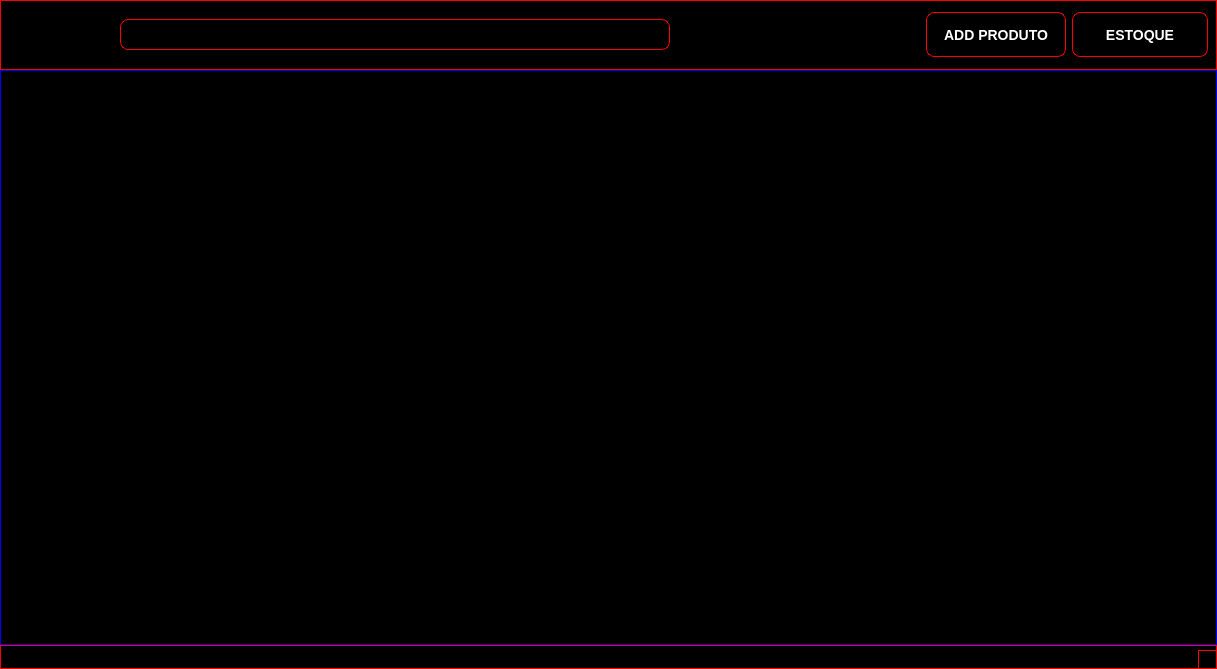
<?xml version="1.0" encoding="UTF-8"?>
<ui version="4.0">
 <class>MainWindow</class>
 <widget class="QMainWindow" name="MainWindow">
  <property name="windowModality">
   <enum>Qt::WindowModality::NonModal</enum>
  </property>
  <property name="geometry">
   <rect>
    <x>0</x>
    <y>0</y>
    <width>1217</width>
    <height>669</height>
   </rect>
  </property>
  <property name="maximumSize">
   <size>
    <width>1217</width>
    <height>669</height>
   </size>
  </property>
  <property name="windowTitle">
   <string>Produtos</string>
  </property>
  <property name="styleSheet">
   <string notr="true">QWidget {
	background-color: rgb(0,0,0);
	border: 1px solid red;
}

QLineEdit, QComboBox{
    color: white;
    border: 1px solid red;
    padding: 4px 2px;
    border-radius: 8px;
    font-weight: bold;
    font-size: 16px;
}

QPushButton {
    background: qlineargradient(x1: 0, y1: 0, x2: 0, y2: 1,
        stop: 0 #000000, stop: 1 #000000);
    color: white;
    border: 1px solid red;
    padding: 5px 17px;
    border-radius: 8px;
    font-weight: bold;
    font-size: 14px;
}

QPushButton:hover {
    background: qlineargradient(x1: 0, y1: 0, x2: 0, y2: 1,
        stop: 0 #4e4e4e, stop: 1 #4e4e4e);
}

QPushButton:pressed {
    background: qlineargradient(x1: 0, y1: 0, x2: 0, y2: 1,
        stop: 0 #1a5fb4, stop: 1 #4a00e0);
}

QTextEdit{
    background: qlineargradient(x1: 0, y1: 0, x2: 0, y2: 1,
        stop: 0 #000000, stop: 1 #000000);
    color: white;
    border: 1px solid red;
    padding: 4px 2px;
    border-radius: 8px;
    font-weight: bold;
    font-size: 10px;
}

QTextEdit:hover {
    background: qlineargradient(x1: 0, y1: 0, x2: 0, y2: 1,
        stop: 0 #4e4e4e, stop: 1 #4e4e4e);
}

QTextEdit:pressed {
    background: qlineargradient(x1: 0, y1: 0, x2: 0, y2: 1,
        stop: 0 #1a5fb4, stop: 1 #4a00e0);
}</string>
  </property>
  <widget class="QWidget" name="centralwidget">
   <property name="styleSheet">
    <string notr="true"/>
   </property>
   <layout class="QVBoxLayout" name="verticalLayout">
    <property name="spacing">
     <number>0</number>
    </property>
    <property name="leftMargin">
     <number>0</number>
    </property>
    <property name="topMargin">
     <number>0</number>
    </property>
    <property name="rightMargin">
     <number>0</number>
    </property>
    <property name="bottomMargin">
     <number>0</number>
    </property>
    <item>
     <widget class="QWidget" name="widget" native="true">
      <property name="minimumSize">
       <size>
        <width>0</width>
        <height>70</height>
       </size>
      </property>
      <property name="maximumSize">
       <size>
        <width>16777215</width>
        <height>70</height>
       </size>
      </property>
      <property name="styleSheet">
       <string notr="true">QWidget  {
		border-left: transparent;
		border-right: transparent;
}</string>
      </property>
      <layout class="QHBoxLayout" name="horizontalLayout">
       <property name="spacing">
        <number>0</number>
       </property>
       <property name="leftMargin">
        <number>0</number>
       </property>
       <property name="topMargin">
        <number>0</number>
       </property>
       <property name="rightMargin">
        <number>0</number>
       </property>
       <property name="bottomMargin">
        <number>0</number>
       </property>
       <item>
        <widget class="QWidget" name="widget_3" native="true">
         <property name="minimumSize">
          <size>
           <width>120</width>
           <height>0</height>
          </size>
         </property>
         <property name="maximumSize">
          <size>
           <width>120</width>
           <height>120</height>
          </size>
         </property>
         <property name="styleSheet">
          <string notr="true">border-right: transparent;
border-left: 1px solid red;</string>
         </property>
         <layout class="QVBoxLayout" name="verticalLayout_4">
          <item>
           <widget class="QLabel" name="label">
            <property name="maximumSize">
             <size>
              <width>120</width>
              <height>16777215</height>
             </size>
            </property>
            <property name="styleSheet">
             <string notr="true">border: transparent;</string>
            </property>
            <property name="text">
             <string>PRODUTO</string>
            </property>
            <property name="alignment">
             <set>Qt::AlignmentFlag::AlignCenter</set>
            </property>
           </widget>
          </item>
         </layout>
        </widget>
       </item>
       <item>
        <widget class="QWidget" name="widget_4" native="true">
         <property name="minimumSize">
          <size>
           <width>700</width>
           <height>0</height>
          </size>
         </property>
         <layout class="QVBoxLayout" name="verticalLayout_3">
          <property name="spacing">
           <number>0</number>
          </property>
          <property name="leftMargin">
           <number>0</number>
          </property>
          <property name="topMargin">
           <number>0</number>
          </property>
          <property name="rightMargin">
           <number>0</number>
          </property>
          <property name="bottomMargin">
           <number>0</number>
          </property>
          <item>
           <widget class="QLineEdit" name="lineEdit">
            <property name="maximumSize">
             <size>
              <width>550</width>
              <height>16777215</height>
             </size>
            </property>
            <property name="styleSheet">
             <string notr="true">border-left: 1px solid red;
border-right: 1px solid red;</string>
            </property>
           </widget>
          </item>
         </layout>
        </widget>
       </item>
       <item>
        <widget class="QWidget" name="widget_5" native="true">
         <property name="minimumSize">
          <size>
           <width>300</width>
           <height>0</height>
          </size>
         </property>
         <property name="styleSheet">
          <string notr="true">QPushButton {
				border: 1px solid red;
				min-right: 35px;
}
QWidget {
	border-right: 1px solid red;
}</string>
         </property>
         <layout class="QHBoxLayout" name="horizontalLayout_2">
          <item>
           <widget class="QPushButton" name="add_products">
            <property name="minimumSize">
             <size>
              <width>50</width>
              <height>45</height>
             </size>
            </property>
            <property name="maximumSize">
             <size>
              <width>16777215</width>
              <height>45</height>
             </size>
            </property>
            <property name="text">
             <string>ADD PRODUTO</string>
            </property>
           </widget>
          </item>
          <item>
           <widget class="QPushButton" name="atualizar_estoque">
            <property name="minimumSize">
             <size>
              <width>50</width>
              <height>45</height>
             </size>
            </property>
            <property name="maximumSize">
             <size>
              <width>16777215</width>
              <height>45</height>
             </size>
            </property>
            <property name="text">
             <string>ESTOQUE</string>
            </property>
           </widget>
          </item>
         </layout>
        </widget>
       </item>
      </layout>
     </widget>
    </item>
    <item>
     <widget class="QWidget" name="widget_2" native="true">
      <layout class="QVBoxLayout" name="verticalLayout_2">
       <property name="spacing">
        <number>0</number>
       </property>
       <property name="leftMargin">
        <number>0</number>
       </property>
       <property name="topMargin">
        <number>0</number>
       </property>
       <property name="rightMargin">
        <number>0</number>
       </property>
       <property name="bottomMargin">
        <number>0</number>
       </property>
       <item>
        <widget class="QTableWidget" name="table_products">
         <property name="styleSheet">
          <string notr="true">background- color: white;
border: 1px solid blue;
boder-radius: 5px;</string>
         </property>
        </widget>
       </item>
      </layout>
     </widget>
    </item>
   </layout>
  </widget>
  <widget class="QStatusBar" name="statusbar"/>
 </widget>
 <resources/>
 <connections/>
</ui>
